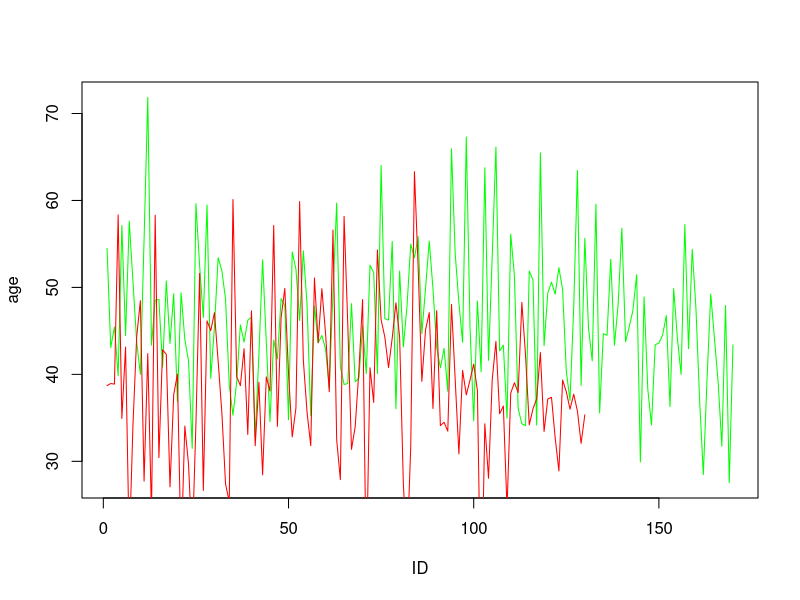
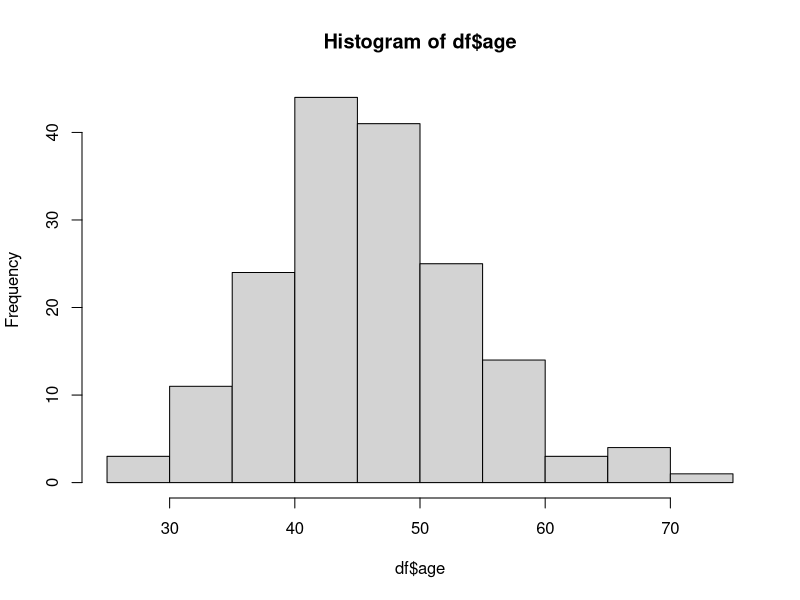
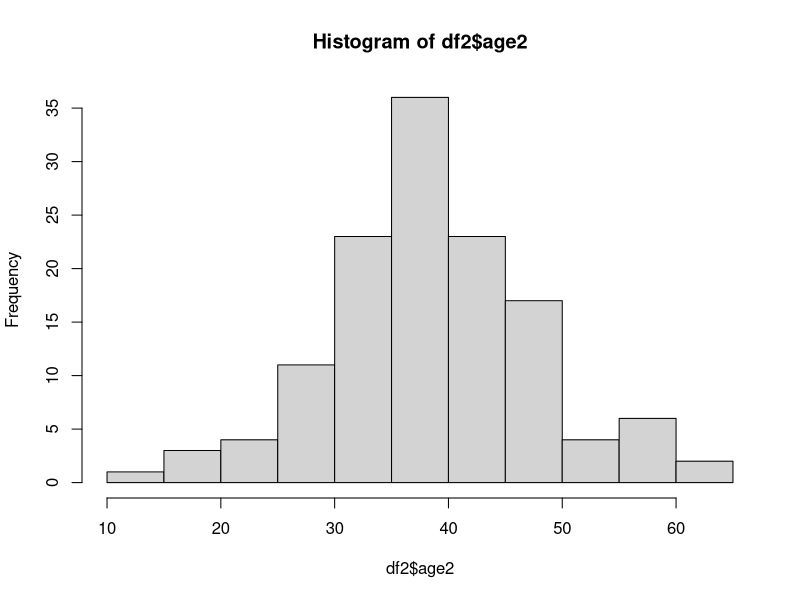
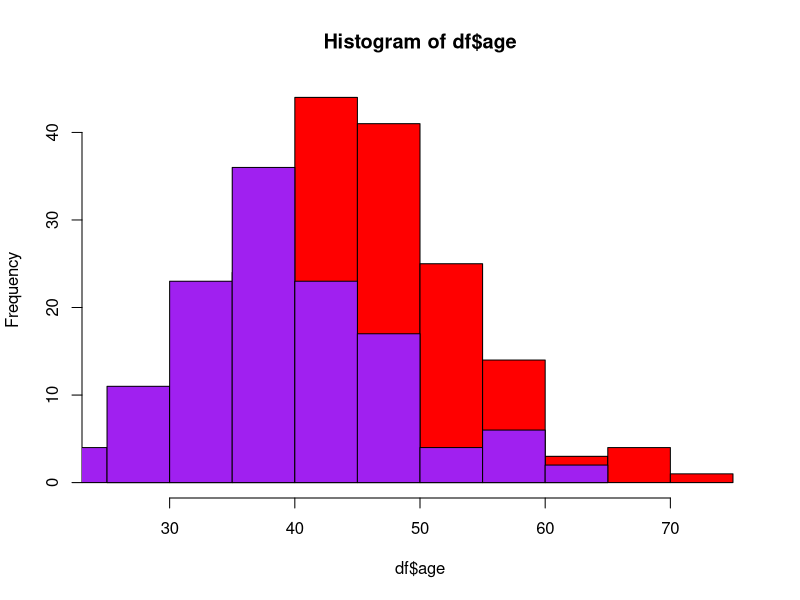

Write the R code that produced these figures, in order.
weight0 = runif(170,150,190)
age0 = runif(170, 35,57)
weight= rnorm(weight0, 170,15)
age= rnorm(age0, 45,8)

ageset= runif(130,35,57)
age2= rnorm(ageset,40,10)
df2= data.frame(age2)

df= data.frame(weight, age)


plot(1:170,df$age,type="l",col= "green", xlim=c(1,170),ylab="age",xlab="ID")
lines(1:130,df2$age2,type="l",col="red",xlim=c(1,130),ylab="age",xlab="ID")


x=hist(df$age)
y=hist(df2$age2)
plot(x, col="red")
lines(y,col="purple")